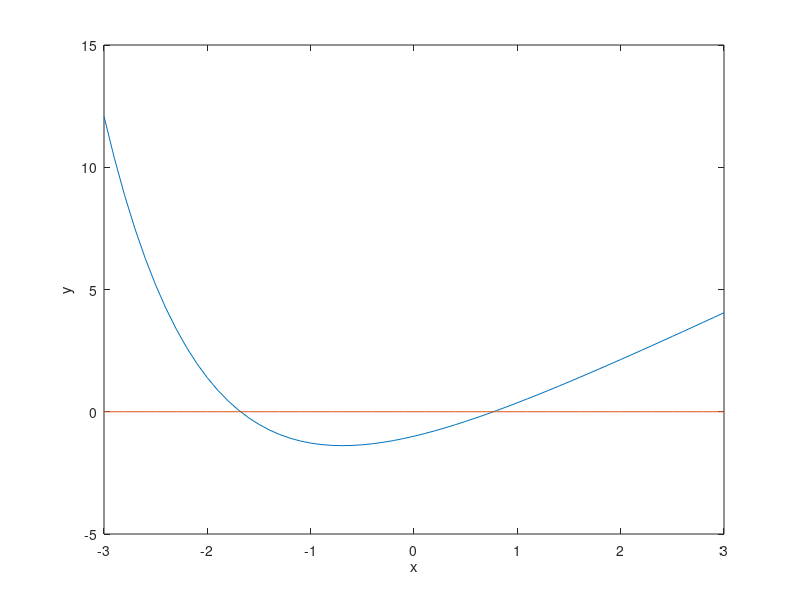

Source code (MATLAB): (Note: this script raises an error after producing the figure.)
% 선형 연립 방정식의 해를 찾기
A = [-1 4 1; 2 -2 3; 3 1 -2];
c = [4; 7; -1];
x = A\c

% 함수의 근 찾기
% roots 함수
fx1=roots([1, 0, 0, 7, 10])

% fzero
% 첫째, 대략적인 근의 위치를 위해 그래프를 그린다.

x = [-3:0.1:3];
y=2*x+exp(-x)-2;
plot(x,y)
hold

y1=zeros(1,61);
plot(x,y1)
xlabel('x')
ylabel('y')

%둘째, 사용자 정의함수를 만든다.
%function y=F2(x)
%y=2*x+exp(-x)-2;

%셋째, fzero 함수를 이용하여 대략적인 위치의 값을 넣어 해를 구한다

x1 = fzero('F2',0.5)

x2 = fzero('F2',-1.5)

% polyval 함수
% f(x)=x^3-2x^2+x2+1
a=[1,-2,2,1];
x=[-2:0.01:4];
fx=polyval(a,x);
plot(x, fx)
xlabel('x')
ylabel('fx')